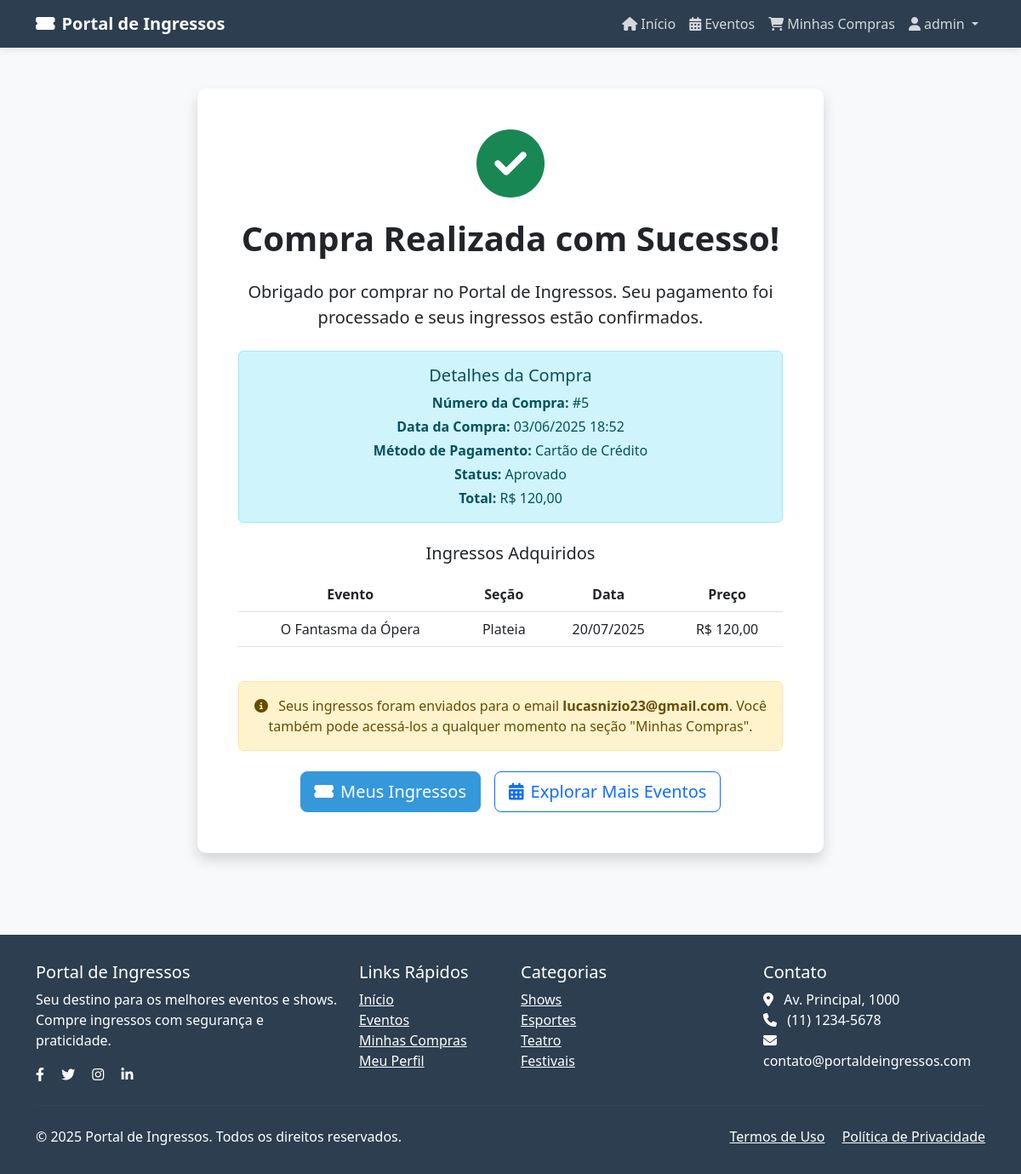
The app's page /confirmacao/5/ (signed in) with its own data.
### symple/models.py (models this page shows, shortened)
class Pagamento(models.Model):
    METODO_CHOICES = [
        ('cartao_credito', 'Cartão de Crédito'),
        ('cartao_debito', 'Cartão de Débito'),
        ('pix', 'PIX'),
        ('boleto', 'Boleto Bancário'),
    ]
    STATUS_CHOICES = [
        ('pendente', 'Pendente'),
        ('aprovado', 'Aprovado'),
        ('recusado', 'Recusado'),
        ('cancelado', 'Cancelado'),
    ]
    metodo = models.CharField(max_length=50, choices=METODO_CHOICES)
    status = models.CharField(max_length=50, choices=STATUS_CHOICES, default='pendente')
    compra = models.OneToOneField(Compra, related_name='pagamento', on_delete=models.CASCADE)
    data_pagamento = models.DateTimeField(auto_now_add=True)

class Compra(models.Model):
    data_compra = models.DateTimeField(default=timezone.now)
    cliente = models.ForeignKey(Cliente, related_name='compras', on_delete=models.CASCADE)
    ingressos = models.ManyToManyField(Ingresso, related_name='compras')
    def total(self):
        return sum(ingresso.preco for ingresso in self.ingressos.all())

class Ingresso(models.Model):
    preco = models.DecimalField(max_digits=10, decimal_places=2)
    secao = models.CharField(max_length=100)
    evento = models.ForeignKey(Evento, related_name='ingressos', on_delete=models.CASCADE)

class Evento(models.Model):
    nome = models.CharField(max_length=255)
    data = models.DateField()
    local = models.CharField(max_length=255)
    capacidade = models.PositiveIntegerField()
    descricao = models.TextField(blank=True, null=True)
    imagem = models.ImageField(upload_to='eventos/', blank=True, null=True)

class Cliente(models.Model):
    user = models.OneToOneField(User, on_delete=models.CASCADE, related_name='cliente')
    nome = models.CharField(max_length=255)
    email = models.EmailField(unique=True)
    cpf = models.CharField(max_length=14, unique=True)
    telefone = models.CharField(max_length=20)

### symple/views.py (the view)
# urls.py: path('confirmacao/<int:pagamento_id>/', views.confirmacao_compra, name='confirmacao_compra'),
@login_required
def confirmacao_compra(request, pagamento_id):
    pagamento = get_object_or_404(Pagamento, pk=pagamento_id, compra__cliente__user=request.user)
    return render(request, "symple/confirmacao_compra.html", {
        'pagamento': pagamento
    })

### symple/templates/symple/confirmacao_compra.html (shortened to what this page needs)
{% extends 'symple/base.html' %}
{% block content %}
<section class="container py-5">
    <div class="row justify-content-center">
        <div class="col-lg-8">
            <div class="card border-0 shadow">
                <div class="card-body p-5 text-center">
                    <div class="mb-4">
                        <i class="fas fa-check-circle text-success fa-5x"></i>
                    </div>
                    <h1 class="fw-bold mb-4">Compra Realizada com Sucesso!</h1>
                    <p class="lead mb-4">Obrigado por comprar no Portal de Ingressos. Seu pagamento foi processado e seus ingressos estão confirmados.</p>
                    <div class="alert alert-info mb-4">
                        <h5 class="mb-2">Detalhes da Compra</h5>
                        <p class="mb-1"><strong>Número da Compra:</strong> #{{ pagamento.compra.id }}</p>
                        <p class="mb-1"><strong>Data da Compra:</strong> {{ pagamento.compra.data_compra|date:"d/m/Y H:i" }}</p>
                        <p class="mb-1"><strong>Método de Pagamento:</strong> {{ pagamento.get_metodo_display }}</p>
                        <p class="mb-1"><strong>Status:</strong> {{ pagamento.get_status_display }}</p>
                        <p class="mb-0"><strong>Total:</strong> R$ {{ pagamento.compra.total }}</p>
                    </div>
                    <h5 class="mb-3">Ingressos Adquiridos</h5>
                    <div class="table-responsive mb-4">
                        <table class="table">
                            <thead>
                                <tr>
                                    <th>Evento</th>
                                    <th>Seção</th>
                                    <th>Data</th>
                                    <th>Preço</th>
                                </tr>
                            </thead>
                            <tbody>
                                {% for ingresso in pagamento.compra.ingressos.all %}
                                <tr>
                                    <td>{{ ingresso.evento.nome }}</td>
                                    <td>{{ ingresso.secao }}</td>
                                    <td>{{ ingresso.evento.data|date:"d/m/Y" }}</td>
                                    <td>R$ {{ ingresso.preco }}</td>
                                </tr>
                                {% endfor %}
                            </tbody>
                        </table>
                    </div>
                    <div class="alert alert-warning mb-4">
                        <i class="fas fa-info-circle me-2"></i> Seus ingressos foram enviados para o email <strong>{{ pagamento.compra.cliente.email }}</strong>. Você também pode acessá-los a qualquer momento na seção "Minhas Compras".
                    </div>
                    <div class="d-grid gap-3 d-md-flex justify-content-md-center">
                        <a href="{% url 'minhas_compras' %}" class="btn btn-primary btn-lg">
                            <i class="fas fa-ticket-alt me-2"></i>Meus Ingressos
                        </a>
                        <a href="{% url 'lista_eventos' %}" class="btn btn-outline-primary btn-lg">
                            <i class="fas fa-calendar-alt me-2"></i>Explorar Mais Eventos
                        </a>
                    </div>
                </div>
            </div>
        </div>
    </div>
</section>
{% endblock %}

### symple/templates/symple/base.html (shortened to what this page needs)
{% load static %}
<!DOCTYPE html>
<html lang="pt-br">
<head>
    <link href="https://cdn.jsdelivr.net/npm/bootstrap@5.3.0/dist/css/bootstrap.min.css" rel="stylesheet">
    <link rel="stylesheet" href="https://cdnjs.cloudflare.com/ajax/libs/font-awesome/6.4.0/css/all.min.css">
</head>
<body>
    <nav class="navbar navbar-expand-lg navbar-dark sticky-top">
        <div class="container">
            <a class="navbar-brand" href="{% url 'home' %}">
                <i class="fas fa-ticket-alt me-2"></i>Portal de Ingressos
            </a>
            <div class="collapse navbar-collapse" id="navbarNav">
                <ul class="navbar-nav ms-auto">
                    <li class="nav-item">
                        <a class="nav-link {% if request.path == '/' %}active{% endif %}" href="{% url 'home' %}">
                            <i class="fas fa-home me-1"></i>Início
                        </a>
                    </li>
                    <li class="nav-item">
                        <a class="nav-link {% if '/eventos/' in request.path %}active{% endif %}" href="{% url 'lista_eventos' %}">
                            <i class="fas fa-calendar-alt me-1"></i>Eventos
                        </a>
                    </li>
                    {% if user.is_authenticated %}
                    <li class="nav-item">
                        <a class="nav-link {% if '/minhas-compras/' in request.path %}active{% endif %}" href="{% url 'minhas_compras' %}">
                            <i class="fas fa-shopping-cart me-1"></i>Minhas Compras
                        </a>
                    </li>
                    <li class="nav-item dropdown">
                        <a class="nav-link dropdown-toggle" href="#" id="navbarDropdown" role="button" data-bs-toggle="dropdown" aria-expanded="false">
                            <i class="fas fa-user me-1"></i>{{ user.username }}
                        </a>
                    </li>
                    {% else %}
                    <li class="nav-item">
                        <a class="btn btn-primary" href="{% url 'login' %}">
                            <i class="fas fa-sign-in-alt me-1"></i>Entrar
                        </a>
                    </li>
                    {% endif %}
                </ul>
            </div>
        </div>
    </nav>
    <main>
        {% block content %}{% endblock %}
    </main>
    <footer class="footer">
        <div class="container">
            <div class="row">
                <div class="col-md-4 mb-4 mb-md-0">
                    <h5>Portal de Ingressos</h5>
                    <p>Seu destino para os melhores eventos e shows. Compre ingressos com segurança e praticidade.</p>
                    <div class="mt-3">
                        <a href="#" class="text-white me-3"><i class="fab fa-facebook-f"></i></a>
                        <a href="#" class="text-white me-3"><i class="fab fa-twitter"></i></a>
                        <a href="#" class="text-white me-3"><i class="fab fa-instagram"></i></a>
                        <a href="#" class="text-white"><i class="fab fa-linkedin-in"></i></a>
                    </div>
                </div>
                <div class="col-md-2 mb-4 mb-md-0">
                    <h5>Links Rápidos</h5>
                    <ul class="list-unstyled">
                        <li><a href="{% url 'home' %}" class="text-white">Início</a></li>
                        <li><a href="{% url 'lista_eventos' %}" class="text-white">Eventos</a></li>
                        {% if user.is_authenticated %}
                        <li><a href="{% url 'minhas_compras' %}" class="text-white">Minhas Compras</a></li>
                        <li><a href="{% url 'perfil_cliente' %}" class="text-white">Meu Perfil</a></li>
                        {% else %}
                        <li><a href="{% url 'login' %}" class="text-white">Entrar</a></li>
                        {% endif %}
                    </ul>
                </div>
                <div class="col-md-3 mb-4 mb-md-0">
                    <h5>Categorias</h5>
                    <ul class="list-unstyled">
                        <li><a href="#" class="text-white">Shows</a></li>
                        <li><a href="#" class="text-white">Esportes</a></li>
                        <li><a href="#" class="text-white">Teatro</a></li>
                        <li><a href="#" class="text-white">Festivais</a></li>
                    </ul>
                </div>
                <div class="col-md-3">
                    <h5>Contato</h5>
                    <ul class="list-unstyled">
                        <li><i class="fas fa-map-marker-alt me-2"></i> Av. Principal, 1000</li>
                        <li><i class="fas fa-phone me-2"></i> (11) 1234-5678</li>
                        <li><i class="fas fa-envelope me-2"></i> contato@portaldeingressos.com</li>
                    </ul>
                </div>
            </div>
            <hr class="mt-4 mb-4" style="border-color: rgba(255,255,255,0.1);">
            <div class="row">
                <div class="col-md-6 text-center text-md-start">
                    <p class="mb-0">&copy; 2025 Portal de Ingressos. Todos os direitos reservados.</p>
                </div>
                <div class="col-md-6 text-center text-md-end">
                    <a href="#" class="text-white me-3">Termos de Uso</a>
                    <a href="#" class="text-white">Política de Privacidade</a>
                </div>
            </div>
        </div>
    </footer>
</body>
</html>

### symple/templates/symple/base.html (style rules this page uses)
:root { --primary-color: #3498db; --secondary-color: #2c3e50; --accent-color: #e74c3c; --light-color: #ecf0f1; --dark-color: #2c3e50; }
body { font-family: 'Segoe UI', Tahoma, Geneva, Verdana, sans-serif; background-color: #f8f9fa; color: #333; }
.navbar { background-color: var(--secondary-color); box-shadow: 0 2px 10px rgba(0, 0, 0, 0.1); }
.navbar-brand { font-weight: 700; color: white !important; }
.nav-link { color: rgba(255, 255, 255, 0.8) !important; font-weight: 500; transition: all 0.3s; }
.btn-primary { background-color: var(--primary-color); border-color: var(--primary-color); }
.card { border-radius: 10px; overflow: hidden; box-shadow: 0 4px 15px rgba(0, 0, 0, 0.1); transition: transform 0.3s; }
.footer { background-color: var(--secondary-color); color: white; padding: 2rem 0; margin-top: 3rem; }

### records on screen
Pagamento: compra.id "5", compra.data_compra "03/06/2025 18:52", metodo "Cartão de Crédito", status "Aprovado", compra.total "120,00", compra.cliente.email "lucasnizio23@gmail.com"
Ingresso: evento.nome "O Fantasma da Ópera", secao "Plateia", evento.data "20/07/2025", preco "120,00"

### other values on screen
{{ user.username }} "admin"
